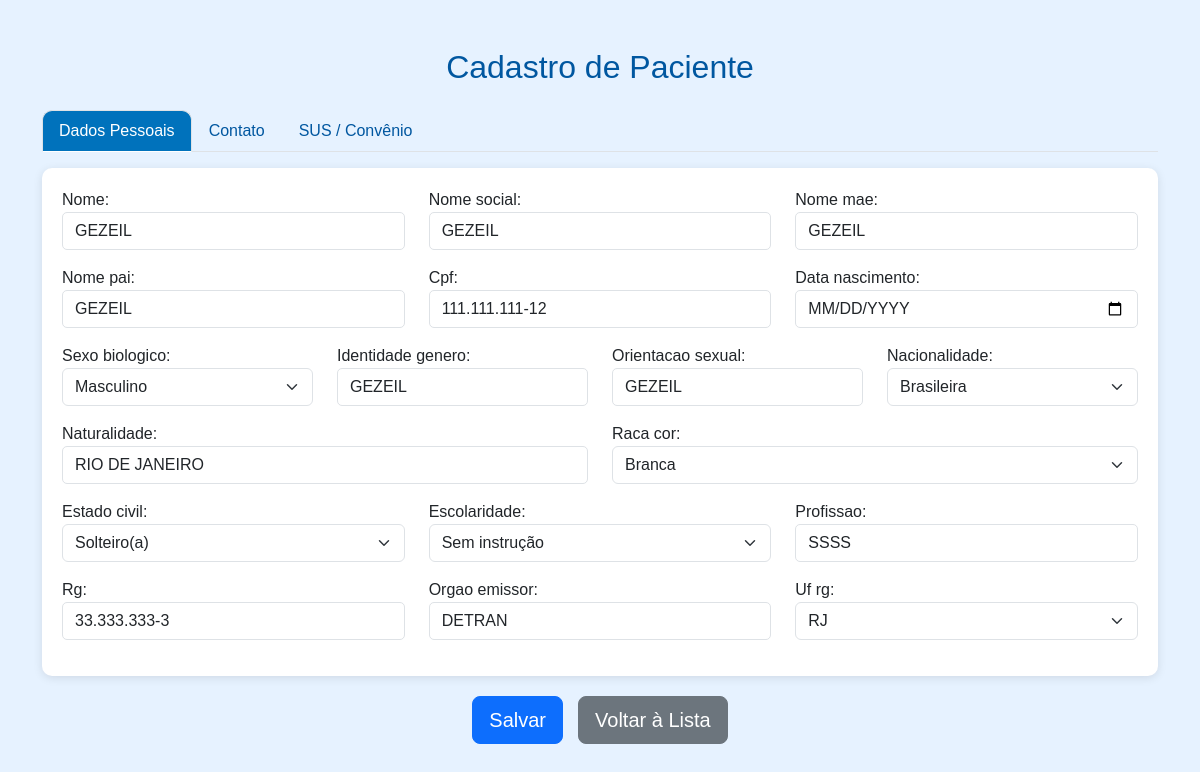
The app's page /pacientes/5/editar/ (signed in) with its own data.
### pacientes/models.py (models this page shows, shortened)
class Paciente(models.Model):
    nome = models.CharField(max_length=100)
    nome_social = models.CharField(max_length=100, blank=True, null=True)
    nome_mae = models.CharField(max_length=100)
    nome_pai = models.CharField(max_length=100, blank=True, null=True)
    cpf = models.CharField(
        max_length=14,
        unique=True,
        validators=[
            RegexValidator(
                r'^\d{3}\.\d{3}\.\d{3}-\d{2}$',
                'CPF inválido! Use XXX.XXX.XXX-XX'
            )
        ]
    )
    data_nascimento = models.DateField()
    SEXO_BIOLOGICO_CHOICES = [
        ('M', 'Masculino'),
        ('F', 'Feminino'),
        ('I', 'Intersexo'),
    ]
    sexo_biologico = models.CharField(max_length=1, choices=SEXO_BIOLOGICO_CHOICES)
    identidade_genero = models.CharField(max_length=50)
    orientacao_sexual = models.CharField(max_length=50)
    NACIONALIDADE_CHOICES = [
        ('BRASILEIRA', 'Brasileira'),
        ('ARGENTINA', 'Argentina'),
        ('BOLIVIANA', 'Boliviana'),
        ('CHILENA', 'Chilena'),
        ('COLOMBIANA', 'Colombiana'),
        ('PARAGUAIA', 'Paraguaia'),
        ('PERUANA', 'Peruana'),
        ('URUGUAIA', 'Uruguaia'),
        ('VENEZUELANA', 'Venezuelana'),
        ('OUTRA', 'Outra'),
    ]
    nacionalidade = models.CharField(
        max_length=20,
        choices=NACIONALIDADE_CHOICES,
        default='BRASILEIRA'
    )
    naturalidade = models.CharField(max_length=100)
    RACA_COR_CHOICES = [
        ('BRANCA', 'Branca'),
        ('PRETA', 'Preta'),
        ('PARDA', 'Parda'),
        ('AMARELA', 'Amarela'),
        ('INDIGENA', 'Indígena'),
    ]
    raca_cor = models.CharField(max_length=10, choices=RACA_COR_CHOICES)
    ESTADO_CIVIL_CHOICES = [
        ('SOLTEIRO', 'Solteiro(a)'),
        ('CASADO', 'Casado(a)'),
        ('DIVORCIADO', 'Divorciado(a)'),
        ('VIUVO', 'Viúvo(a)'),
        ('UNIAO_ESTAVEL', 'União Estável'),
    ]
    estado_civil = models.CharField(max_length=20, choices=ESTADO_CIVIL_CHOICES)
    ESCOLARIDADE_CHOICES = [
        ('SEM_INSTRUCAO', 'Sem instrução'),
        ('FUNDAMENTAL_INCOMPLETO', 'Fundamental incompleto'),
        ('FUNDAMENTAL_COMPLETO', 'Fundamental completo'),
        ('MEDIO_INCOMPLETO', 'Médio incompleto'),
        ('MEDIO_COMPLETO', 'Médio completo'),
        ('SUPERIOR_INCOMPLETO', 'Superior incompleto'),
        ('SUPERIOR_COMPLETO', 'Superior completo'),
        ('POS_GRADUACAO', 'Pós-graduação'),
        ('MESTRADO', 'Mestrado'),
        ('DOUTORADO', 'Doutorado'),
    ]
    escolaridade = models.CharField(max_length=30, choices=ESCOLARIDADE_CHOICES)
    profissao = models.CharField(max_length=50)
    rg = models.CharField(max_length=20)
    orgao_emissor = models.CharField(max_length=10)
    UF_CHOICES = [
        ('AC','AC'), ('AL','AL'), ('AP','AP'), ('AM','AM'),
        ('BA','BA'), ('CE','CE'), ('DF','DF'), ('ES','ES'),
        ('GO','GO'), ('MA','MA'), ('MT','MT'), ('MS','MS'),
        ('MG','MG'), ('PA','PA'), ('PB','PB'), ('PR','PR'),
        ('PE','PE'), ('PI','PI'), ('RJ','RJ'), ('RN','RN'),
        ('RS','RS'), ('RO','RO'), ('RR','RR'), ('SC','SC'),
        ('SP','SP'), ('SE','SE'), ('TO','TO'),
    ]
    uf_rg = models.CharField(max_length=2, choices=UF_CHOICES)
    cep = models.CharField(
        max_length=9,
        validators=[
            RegexValidator(
                r'^\d{5}-\d{3}$',
                'CEP inválido! Use XXXXX-XXX'
            )
        ]
    )
    endereco = models.CharField(max_length=100)
    numero = models.CharField(max_length=10)
    complemento = models.CharField(max_length=50, blank=True, null=True)
    bairro = models.CharField(max_length=50)
    municipio = models.CharField(max_length=50)
    uf = models.CharField(max_length=2, choices=UF_CHOICES)
    ZONA_CHOICES = [
        ('URBANA', 'Urbana'),
        ('RURAL', 'Rural'),
    ]
    zona = models.CharField(max_length=6, choices=ZONA_CHOICES)
    telefone_fixo = models.CharField(
        max_length=15,
        blank=True,
        null=True,
        validators=[
            RegexValidator(
                r'^\(\d{2}\)\s\d{4}-\d{4}$',
                'Telefone inválido! Use (XX) XXXX-XXXX'
            )
        ]
    )
    celular = models.CharField(
        max_length=15,
        validators=[
            RegexValidator(
                r'^\(\d{2}\)\s\d{5}-\d{4}$',
                'Celular inválido! Use (XX) XXXXX-XXXX'
            )
        ]
    )
    whatsapp = models.BooleanField(default=False)
    email = models.EmailField(blank=True, null=True)
    cartao_sus = models.CharField(max_length=18, blank=True, null=True)
    criado_por = models.ForeignKey(
        User,
        on_delete=models.SET_NULL,
        null=True,
        blank=True,
        related_name='pacientes_criados'
    )
    data_criacao = models.DateTimeField(default=timezone.now, editable=False)
    data_atualizacao = models.DateTimeField(auto_now=True)

### pacientes/views.py (the view)
# urls.py: path('<int:pk>/editar/', views.paciente_update, name='paciente_update'),
@login_required
@user_passes_test(apenas_recepcao)
def paciente_update(request, pk):
    paciente = get_object_or_404(Paciente, pk=pk)
    form = PacienteForm(request.POST or None, instance=paciente)
    if form.is_valid():
        form.save()
        return redirect('paciente_list')
    return render(request, 'pacientes/paciente_form.html', {'form': form})

### pacientes/views.py (called while the page is built)
def apenas_recepcao(user):
    return user.is_authenticated and user.perfil == 'recepcao'

### pacientes/templates/pacientes/paciente_form.html (shortened to what this page needs)
<!DOCTYPE html>
<html lang="pt-br">
<head>
    <link rel="stylesheet" href="https://cdn.jsdelivr.net/npm/bootstrap@5.3.2/dist/css/bootstrap.min.css">
</head>
<body>
<div class="container mt-5 mb-5">
    <h2 class="text-center mb-4">Cadastro de Paciente</h2>
    <form method="POST" novalidate>
        <ul class="nav nav-tabs" id="tabMenu" role="tablist">
            <li class="nav-item" role="presentation">
                <button type="button" class="nav-link active" id="dados-tab" data-bs-toggle="tab" data-bs-target="#dados">Dados Pessoais</button>
            </li>
            <li class="nav-item" role="presentation">
                <button type="button" class="nav-link" id="contato-tab" data-bs-toggle="tab" data-bs-target="#contato">Contato</button>
            </li>
            <li class="nav-item" role="presentation">
                <button type="button" class="nav-link" id="sus-tab" data-bs-toggle="tab" data-bs-target="#sus">SUS / Convênio</button>
            </li>
        </ul>
        <div class="tab-content mt-3">
            <div class="tab-pane fade show active" id="dados">
                <div class="card-tab">
                    <div class="row">
                        <div class="col-md-4 mb-3">{{ form.nome.label_tag }}{{ form.nome }}{% if form.nome.errors %}<div class="text-danger">{{ form.nome.errors }}</div>{% endif %}</div>
                        <div class="col-md-4 mb-3">{{ form.nome_social.label_tag }}{{ form.nome_social }}{% if form.nome_social.errors %}<div class="text-danger">{{ form.nome_social.errors }}</div>{% endif %}</div>
                        <div class="col-md-4 mb-3">{{ form.nome_mae.label_tag }}{{ form.nome_mae }}{% if form.nome_mae.errors %}<div class="text-danger">{{ form.nome_mae.errors }}</div>{% endif %}</div>
                        <div class="col-md-4 mb-3">{{ form.nome_pai.label_tag }}{{ form.nome_pai }}{% if form.nome_pai.errors %}<div class="text-danger">{{ form.nome_pai.errors }}</div>{% endif %}</div>
                        <div class="col-md-4 mb-3">{{ form.cpf.label_tag }}{{ form.cpf }}{% if form.cpf.errors %}<div class="text-danger">{{ form.cpf.errors }}</div>{% endif %}</div>
                        <div class="col-md-4 mb-3">{{ form.data_nascimento.label_tag }}{{ form.data_nascimento }}{% if form.data_nascimento.errors %}<div class="text-danger">{{ form.data_nascimento.errors }}</div>{% endif %}</div>
                        <div class="col-md-3 mb-3">{{ form.sexo_biologico.label_tag }}{{ form.sexo_biologico }}{% if form.sexo_biologico.errors %}<div class="text-danger">{{ form.sexo_biologico.errors }}</div>{% endif %}</div>
                        <div class="col-md-3 mb-3">{{ form.identidade_genero.label_tag }}{{ form.identidade_genero }}{% if form.identidade_genero.errors %}<div class="text-danger">{{ form.identidade_genero.errors }}</div>{% endif %}</div>
                        <div class="col-md-3 mb-3">{{ form.orientacao_sexual.label_tag }}{{ form.orientacao_sexual }}{% if form.orientacao_sexual.errors %}<div class="text-danger">{{ form.orientacao_sexual.errors }}</div>{% endif %}</div>
                        <div class="col-md-3 mb-3">{{ form.nacionalidade.label_tag }}{{ form.nacionalidade }}{% if form.nacionalidade.errors %}<div class="text-danger">{{ form.nacionalidade.errors }}</div>{% endif %}</div>
                        <div class="col-md-6 mb-3">{{ form.naturalidade.label_tag }}{{ form.naturalidade }}{% if form.naturalidade.errors %}<div class="text-danger">{{ form.naturalidade.errors }}</div>{% endif %}</div>
                        <div class="col-md-6 mb-3">{{ form.raca_cor.label_tag }}{{ form.raca_cor }}{% if form.raca_cor.errors %}<div class="text-danger">{{ form.raca_cor.errors }}</div>{% endif %}</div>
                        <div class="col-md-4 mb-3">{{ form.estado_civil.label_tag }}{{ form.estado_civil }}{% if form.estado_civil.errors %}<div class="text-danger">{{ form.estado_civil.errors }}</div>{% endif %}</div>
                        <div class="col-md-4 mb-3">{{ form.escolaridade.label_tag }}{{ form.escolaridade }}{% if form.escolaridade.errors %}<div class="text-danger">{{ form.escolaridade.errors }}</div>{% endif %}</div>
                        <div class="col-md-4 mb-3">{{ form.profissao.label_tag }}{{ form.profissao }}{% if form.profissao.errors %}<div class="text-danger">{{ form.profissao.errors }}</div>{% endif %}</div>
                        <div class="col-md-4 mb-3">{{ form.rg.label_tag }}{{ form.rg }}{% if form.rg.errors %}<div class="text-danger">{{ form.rg.errors }}</div>{% endif %}</div>
                        <div class="col-md-4 mb-3">{{ form.orgao_emissor.label_tag }}{{ form.orgao_emissor }}{% if form.orgao_emissor.errors %}<div class="text-danger">{{ form.orgao_emissor.errors }}</div>{% endif %}</div>
                        <div class="col-md-4 mb-3">{{ form.uf_rg.label_tag }}{{ form.uf_rg }}{% if form.uf_rg.errors %}<div class="text-danger">{{ form.uf_rg.errors }}</div>{% endif %}</div>
                    </div>
                </div>
            </div>
        </div>
        <div class="btn-group-center">
            <button type="submit" class="btn btn-primary btn-lg">Salvar</button>
            <a href="{% url 'paciente_list' %}" class="btn btn-secondary btn-lg">Voltar à Lista</a>
        </div>
    </form>
</div>
</body>
</html>

### pacientes/templates/pacientes/paciente_form.html (style rules this page uses)
body { background-color: #e6f2ff; font-family: Arial, sans-serif; }
h2 { color: #0057a0; }
.tab-pane { margin-top: 15px; }
.card-tab { background-color: #ffffff; border-radius: 10px; box-shadow: 0 2px 10px rgba(0,0,0,0.1); padding: 20px; margin-bottom: 20px; }
.form-control { border-radius: 5px; text-transform: uppercase; }
.btn-group-center { display: flex; justify-content: center; gap: 15px; margin-top: 20px; }
.nav-tabs .nav-link.active { background-color: #0072bc; color: #fff; border-radius: 10px 10px 0 0; }
.nav-tabs .nav-link { border-radius: 10px 10px 0 0; color: #0057a0; }

### records on screen
Paciente: nome "GEZEIL", nome_social "GEZEIL", nome_mae "GEZEIL", nome_pai "GEZEIL", cpf "111.111.111-12", sexo_biologico "Masculino", identidade_genero "GEZEIL", orientacao_sexual "GEZEIL", nacionalidade "Brasileira", naturalidade "RIO DE JANEIRO", raca_cor "Branca", estado_civil "Solteiro(a)", escolaridade "Sem instrução", profissao "SSSS", rg "33.333.333-3", orgao_emissor "DETRAN", uf_rg "RJ"
